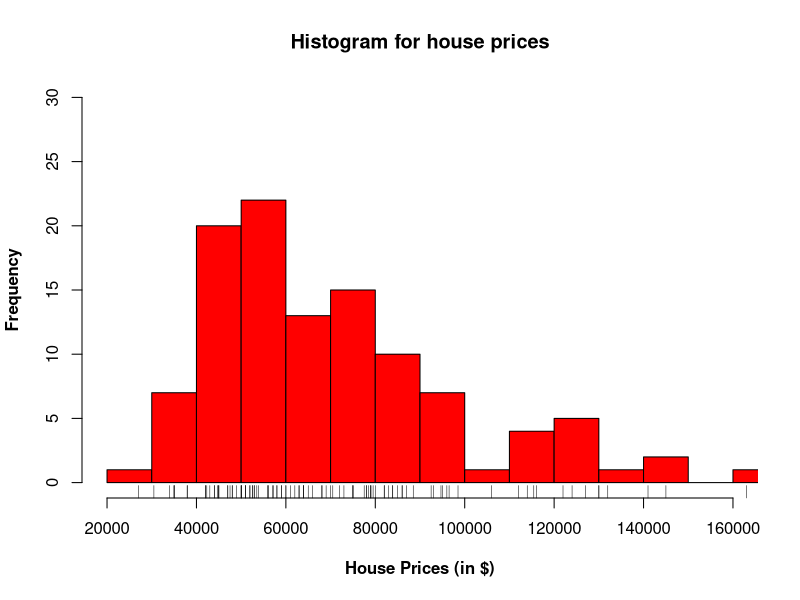
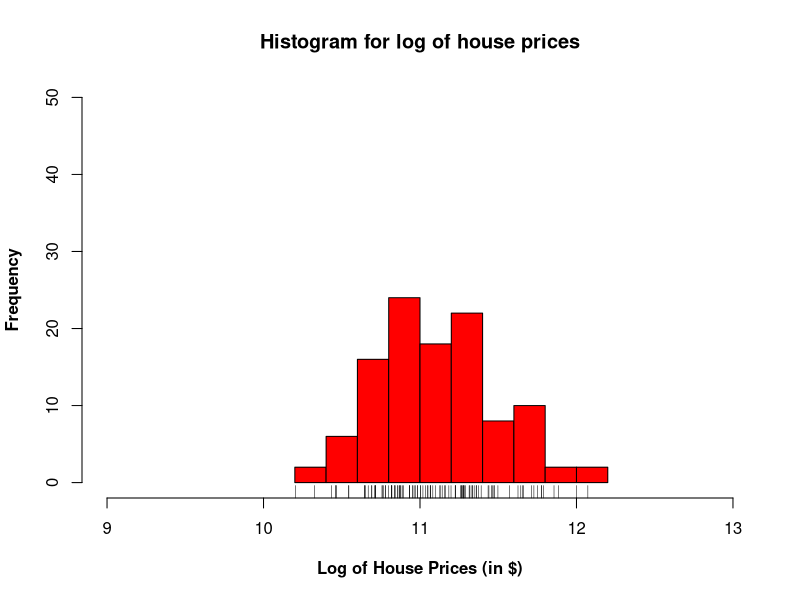
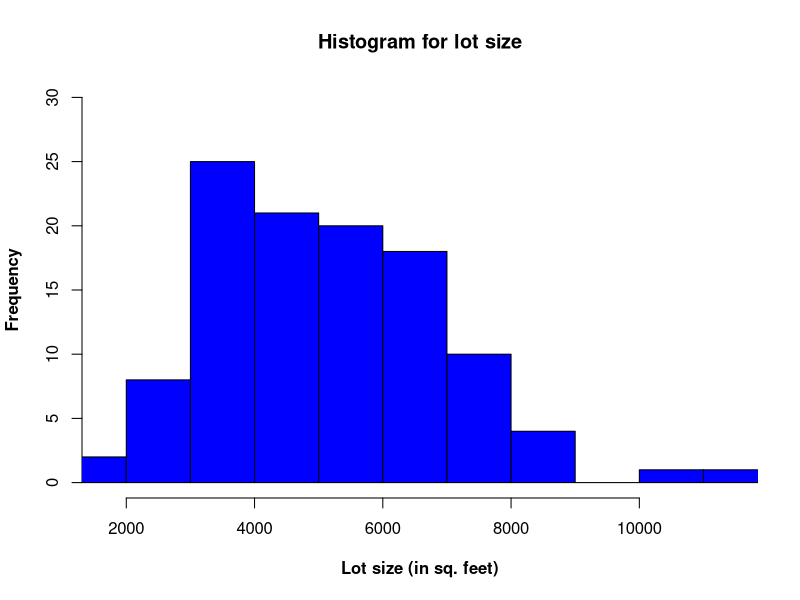
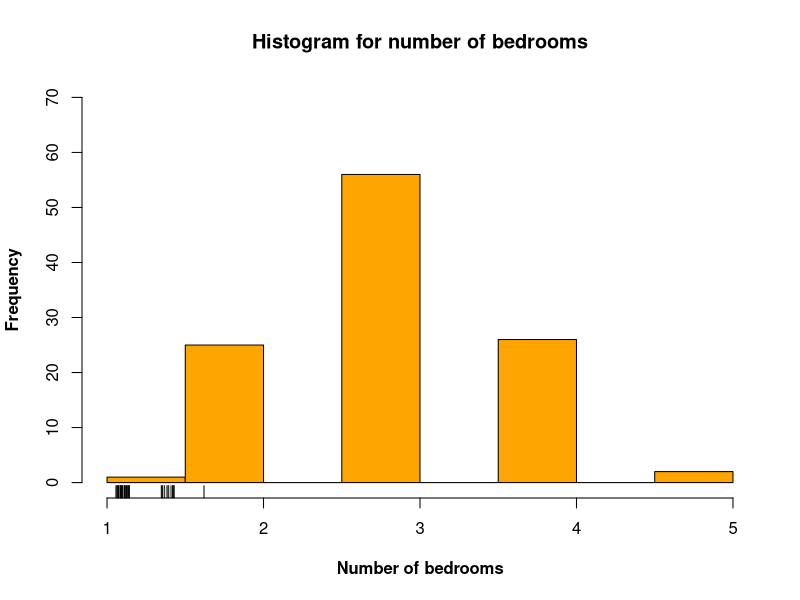
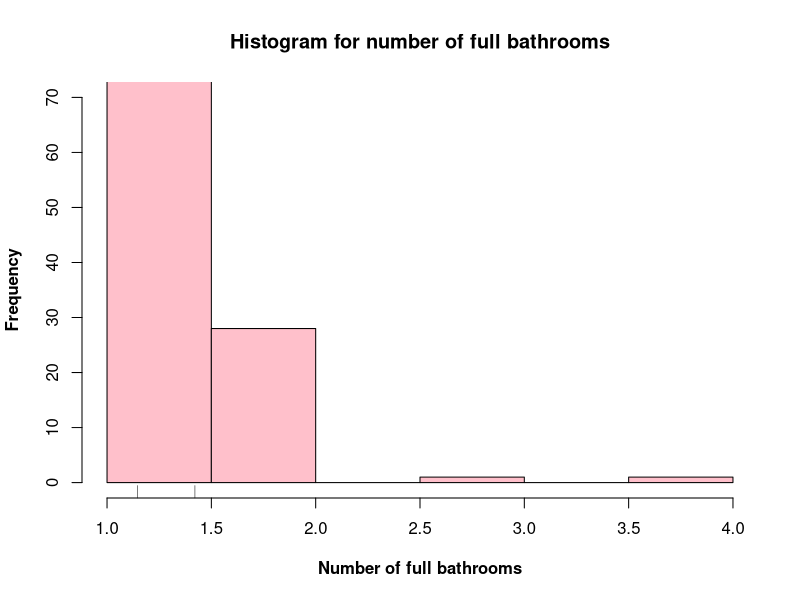
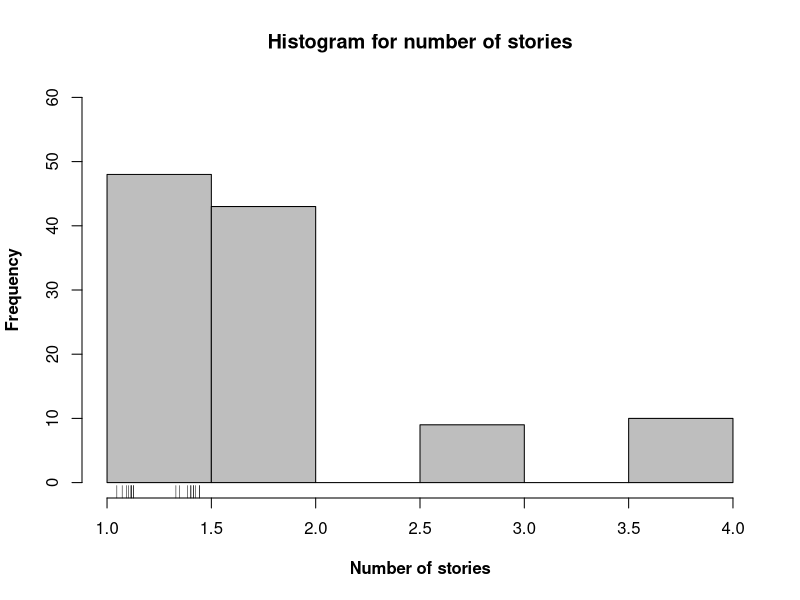
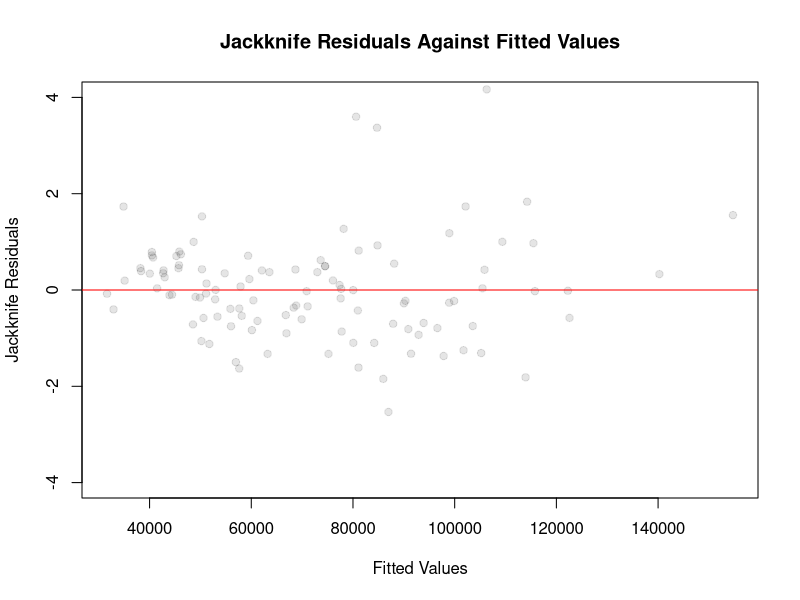

Write the R code that produced these figures, in order. (Note: this script raises an error after producing the figures.)
## ---- chunk 1
knitr::opts_chunk$set(echo = TRUE)
## ---- chunk 2
library(knitr)
library(AER)
library(car)
library(lmtest)
library(mgcv)
library(sandwich)


# Obtaining data
data(HousePrices)
## ---- chunk 3
reg.Table2 <- lm(log(price) ~ driveway + recreation + fullbase + gasheat +aircon + garage
                 + prefer + log(lotsize) + log(bedrooms) + log(bathrooms) + log(stories), 
                 data = HousePrices)
Table2 <- summary(reg.Table2)$coefficients[,c(1,3)]

# R^2 calculation

Table2.SSR <- sum(reg.Table2$residual^2)
Table2.SST <- sum((log(HousePrices$price)- mean(log(HousePrices$price)))^2)
Table2.R2 <- 1- (Table2.SSR/Table2.SST)

# Adjusted R^2 calculation
# Formula = 1- (1-R^2)*((n-1)/(n-k-1)) where k is the total number of parameters to be estimated.
Table2.Adj.R2 <- 1- (1-Table2.R2)*((nrow(HousePrices)-1)/((nrow(HousePrices)- 11- 1)))

Table2par <- rbind(Table2.SSR,Table2.SST,Table2.Adj.R2)
kable(Table2, digits = 3)
kable(Table2par, digits = 3)

## ---- chunk 4
reg.Table3 <- lm(log(price) ~ driveway + recreation + fullbase + gasheat + aircon 
                 + garage + prefer + log(lotsize) + bedrooms +  bathrooms + stories, 
                 data = HousePrices)
Table3 <- summary(reg.Table3)$coefficients[,c(1,3)]

# R^2 calculation
Table3.SSR <- sum(reg.Table3$residual^2)
Table3.SST <- sum((log(HousePrices$price)- mean(log(HousePrices$price)))^2)
Table3.R2 <- 1- (Table3.SSR/Table3.SST)

# Adjusted R^2 calculation
# Formula = 1- (1-R^2)*((n-1)/(n-k-1)) where k is the total number of parameters to be estimated.
Table3.Adj.R2 <- 1- (1- Table3.R2)*((nrow(HousePrices)-1)/((nrow(HousePrices)- 11- 1)))

Table3par <- rbind(Table3.SSR,Table3.SST,Table3.Adj.R2)
kable(Table3, digits = 3)
kable(Table3par, digits = 3)
## ---- chunk 5
## Applying 20/60/20 rule on HousePrices data set

# Divide the cases as evenly as possible for five fold CV
case.folds <- rep(1:5, length.out = nrow(HousePrices))
case.folds <- sample(case.folds)
# Create observed, training and test datasets
observed <- HousePrices[case.folds == 1,] # 20% data for exploring model fit
train <- HousePrices[case.folds!=1 & case.folds!=5,] # 60% data for training the model
test <- HousePrices[case.folds == 5,] # 20% data for testing the model

model.train <- HousePrices[case.folds != 5,] # 80% data for model training
## ---- chunk 6
# Histogram for house prices
hist(observed$price, 
     xlim   = c(20000,160000), # Min price= 25000, Max price= 133000
     ylim   = c(0,30),
     main   = "Histogram for house prices", 
     breaks = "FD",  # Using Freedman- Diaconis rule for bin width
     col    = "red", # make data red
     font.lab = 2, # font for x and y labels
     xlab   = "House Prices (in $)", # x axis label
     ylab   = "Frequency" ) # y axis label
rug(jitter(observed$price)) # put individual ticks for observations

# Histogram for log of house prices
hist(log(observed$price), 
     xlim   = c(9,13),
     ylim   = c(0,50),
     main   = "Histogram for log of house prices", 
     breaks = "FD",  # Using Freedman- Diaconis rule for bin width
     col    = "red", # make data red
     font.lab = 2, # font for x and y labels
     xlab   = "Log of House Prices (in $)", # x axis label
     ylab   = "Frequency" ) # y axis label
rug(jitter(log(observed$price))) # put individual ticks for observations

# Histogram for lot size
hist(observed$lotsize, 
     xlim   = c(min(observed$lotsize), max(observed$lotsize)),
     ylim   = c(0,30),
     main   = "Histogram for lot size", 
     breaks = "FD",  # Using Freedman- Diaconis rule for bin width
     col    = "blue", # make data red
     font.lab = 2, # font for x and y labels
     xlab   = "Lot size (in sq. feet)", # x axis label
     ylab   = "Frequency" ) # y axis label
rug(jitter(log(observed$lotsize))) # put individual ticks for observations

# Histogram for number of bedrooms
hist(observed$bedrooms, 
     xlim   = c(min(observed$bedrooms), max(observed$bedrooms)),
     ylim   = c(0,70),
     main   = "Histogram for number of bedrooms", 
     breaks = "FD",  # Using Freedman- Diaconis rule for bin width
     col    = "orange", # make data red
     font.lab = 2, # font for x and y labels
     xlab   = "Number of bedrooms", # x axis label
     ylab   = "Frequency" ) # y axis label
rug(jitter(log(observed$bedrooms))) # put individual ticks for observations

# Histogram for number of full bathrooms
hist(observed$bathrooms, 
     xlim   = c(min(observed$bathrooms), max(observed$bathrooms)),
     ylim   = c(0,70),
     main   = "Histogram for number of full bathrooms", 
     breaks = "FD",  # Using Freedman- Diaconis rule for bin width
     col    = "pink", # make data red
     font.lab = 2, # font for x and y labels
     xlab   = "Number of full bathrooms", # x axis label
     ylab   = "Frequency" ) # y axis label
rug(jitter(log(observed$bathrooms))) # put individual ticks for observations

# Histogram for number of stories
hist(observed$stories, 
     xlim   = c(min(observed$stories), max(observed$stories)),
     ylim   = c(0,60),
     main   = "Histogram for number of stories", 
     breaks = "FD",  # Using Freedman- Diaconis rule for bin width
     col    = "gray", # make data red
     font.lab = 2, # font for x and y labels
     xlab   = "Number of stories", # x axis label
     ylab   = "Frequency" ) # y axis label
rug(jitter(log(observed$stories))) # put individual ticks for observations

## ---- chunk 7
HousePrices.table <- rbind(table(observed$driveway),table(observed$recreation),
            table(observed$fullbase),table(observed$gasheat),
            table(observed$aircon),table(observed$prefer))
rownames(HousePrices.table) <- c("DRV", "REC", "FFIN", "GHW", "CA", "REG")
colnames(HousePrices.table) <- c("No", "Yes")

kable(HousePrices.table, caption = "House Attributes")
## ---- chunk 8
reg.Table3 <- lm(price ~ driveway + recreation + fullbase + gasheat 
              + aircon + garage + prefer 
              + log(lotsize) + bedrooms + bathrooms 
              + stories,data = observed)

# Plot residuals vs. fitted
plot(jitter(fitted(reg.Table3)), jitter(rstudent(reg.Table3)),
     ylab = "Jackknife Residuals",
     ylim = c(-4,4),
     xlab = "Fitted Values",
     main = "Jackknife Residuals Against Fitted Values",
     pch  = 19,
     col  = rgb(0, 0, 0, .1))
abline(h=0, col = "red")
## ---- chunk 9
# Box Cox Transformation (Use of the Yeo- Johnson power family)
reg.Table3.BC <- lm(price ~ driveway + recreation + fullbase + gasheat
                    +aircon + garage + prefer 
                    + log(lotsize) + bedrooms
                    +bathrooms + stories, data = observed)

lambda <- boxCox(reg.Table3.BC, data = HousePrices, family = "yjPower",
       main = "Box Cox Transformation of house prices", plotit= TRUE) 
lmd <- lambda$x[lambda$y == max(lambda$y)]
## ---- chunk 10
# Jackknife residuals vs fitted values after the transformation
reg.Table3 <- lm(log(price) ~ driveway + recreation + fullbase + gasheat
                 + aircon + garage 
                 + prefer + log(lotsize) + bedrooms 
                 + bathrooms + stories, data = observed)

# Plot residuals vs. fitted
plot(jitter(fitted(reg.Table3)), jitter(rstudent(reg.Table3)),
     ylab = "Jackknife Residuals",
     xlab = "Fitted Values",
     main = "Jackknife Residuals Against Fitted Values",
     pch  = 19,
     col  = rgb(0, 0, 0, .1))
abline(h=0, col = "red")
## ---- chunk 11
reg.Table3.CR <- lm(log(price) ~ driveway + recreation + fullbase+
                      gasheat+ aircon + garage + prefer + lotsize
                    +bedrooms+ bathrooms + stories, data = observed)
cr.plots(reg.Table3.CR, terms= "lotsize", pch  = 19, 
     col  = rgb(0, 0, 0, .5),
     main = "Component- residual plot for lot size",
     ylab = "Component + Residual for log(Price)")
## ---- chunk 12
# Box- Tidwell
boxTidwell(log(price) ~ lotsize, 
	           other.x = ~ driveway + recreation + fullbase + gasheat 
           + aircon + garage + prefer + bedrooms + bathrooms + stories, data = observed)
## ---- chunk 13
reg.Table3.CRBT <- lm(log(price) ~ driveway + recreation + fullbase+
                        gasheat + aircon + garage + prefer+
                      I(lotsize^(-0.33)) + bedrooms + bathrooms+ 
                      stories,data = observed)
cr.plots(reg.Table3.CRBT, terms= "I(lotsize^(-0.33))", pch  = 19, 
     col  = rgb(0, 0, 0, .5),
     main = "Component- residual plot for lot size after Box- Tidwell   transformation",
     ylab = "Component + Residual for log(Price)")
## ---- chunk 14
# GAM
gam.ls <- gam(log(price) ~ driveway + recreation + fullbase 
              + gasheat + aircon + garage + prefer + s(lotsize) + bedrooms + bathrooms 
              + stories, data= observed)

# Partial Residual Plot
plot(gam.ls, residuals = TRUE, shade = TRUE)
## ---- chunk 15
cv <- function(n){
nfolds = n

#Divide the cases as evenly as possible
cv.case.folds <- rep(1:nfolds, length.out = nrow(train))

#Create empty vectors to store results
m1 <- c()  
m2 <- c()
m3 <- c()

for (fold in 1:nfolds) {
  
  # Create training and test cases
  cvtrain <- train[cv.case.folds != fold, ]
  cvtest  <- train[cv.case.folds == fold, ]

  # Run the models
  # Benchmark model
  train1 <- lm(log(price) ~ driveway + recreation + fullbase + gasheat +                    aircon + garage + prefer + log(lotsize) +   log(bedrooms) + log(bathrooms) + log(stories), data = train)
  # Box- Tidwell transformed model
  train2 <- lm(log(price) ~ driveway + recreation + fullbase +                      gasheat + aircon + garage + prefer +                                    I(lotsize^(-0.33)) + bedrooms + bathrooms + stories,                     data = train)
  # GAM model
  train3 <- gam(log(price) ~ driveway + recreation + fullbase 
              + gasheat + aircon + garage + prefer + s(lotsize) +  bedrooms + bathrooms 
              + stories, data= train)

  # Generate test MSEs
  test1 <- (log(test$price) - predict(train1, test))^2
  test2 <- (log(test$price) - predict(train2, test))^2
  test3 <- (log(test$price) - predict(train3, test))^2

  # Calculate rMSEs
  rMSEtest1 <- sqrt(sum(test1)/length(test1))
  rMSEtest2 <- sqrt(sum(test2)/length(test2))
  rMSEtest3 <- sqrt(sum(test3)/length(test3))

  # Append the rMSE from this iteration to vectors
  m1 <- c(m1, rMSEtest1)  
  m2 <- c(m2, rMSEtest2)  
  m3 <- c(m3, rMSEtest3)
}

  # Average the MSEs
  m1.avg <- mean(m1)
  m2.avg <- mean(m2)
  m3.avg <- mean(m3)
  
  return(c(m1.avg,m2.avg,m3.avg))
}

rMSEcompare <- cv(5)
print(rMSEcompare)
## ---- chunk 16

m1.train <- lm(log(price) ~ driveway + recreation + fullbase + gasheat +                    aircon + garage + prefer + log(lotsize) +   log(bedrooms) + log(bathrooms) + log(stories), data = model.train)
m2.train <- lm(log(price) ~ driveway + recreation + fullbase +                      gasheat + aircon + garage + prefer +                                    I(lotsize^(-0.33)) + bedrooms + bathrooms + stories,                     data = model.train)
m3.train <- gam(log(price) ~ driveway + recreation + fullbase 
              + gasheat + aircon + garage + prefer + s(lotsize) +  bedrooms + bathrooms 
              + stories, data= model.train)

# Testing the models
m1.test <- (log(test$price)- predict(m1.train, test))^2
m2.test <- (log(test$price)- predict(m2.train, test))^2
m3.test <- (log(test$price)- predict(m3.train, test))^2

# Calculate rMSE for models
m1.rMSEtest1 <- sqrt(sum(m1.test)/length(m1.test))
m2.rMSEtest2 <- sqrt(sum(m2.test)/length(m2.test))
m3.rMSEtest3 <- sqrt(sum(m3.test)/length(m3.test))
rMSE = rbind(m1.rMSEtest1,m2.rMSEtest2,m3.rMSEtest3)
colnames(rMSE) <- c("rMSE for Models")
rownames(rMSE) <- c("Benchmark Model","Transformed Model", "GAM")
print(rMSE)
## ---- chunk 17
# Table III Model
reg.Table3 <- lm(log(price) ~ driveway + recreation + fullbase + gasheat
                 + aircon 
                 + garage + prefer + log(lotsize) + bedrooms + bathrooms
                 + stories, 
                 data = HousePrices)

# Classical vs. robust SE
classical <- coeftest(reg.Table3)
classical.SE <- classical[,2]
robust <- coeftest(reg.Table3, 
         vcov = vcovHC(reg.Table3, type = "HC0"),
         df = df.residual(reg.Table3))  # residual df is n - number of parameters  

robust.SE <- robust[,2]
table.errors <- cbind(classical.SE,robust.SE)
kable(table.errors, caption = "Comparison of Classical and Robust SE", digits = 6)
## ---- chunk 18
plot(-100, -100, 
     xlim = c(min(HousePrices$lotsize),max(HousePrices$lotsize)), 
     ylim = c(min(log(HousePrices$price)), max(log(HousePrices$price))),  # set y axis limits
     type = "n", # plot nothing
     xlab = "Lot Size (in sq. feet)",
     ylab = "House Prices (in $)",
     main = "Scatterplot of house prices against lot size") 

points(jitter(log(price)) ~ lotsize,
       data = HousePrices,
       pch  = 21,  # pch chooses the point character
       cex = 1.5,
       bg = "black",
       col  = rgb(0, 0, 0, .2))

## ---- chunk 19
plot(-100, -100, 
     xlim = c(0,2), 
     ylim = c(min(log(HousePrices$price)), max(log(HousePrices$price))),  # set y axis limits
     type = "n", # plot nothing
     xlab = "Number of driveways",
     ylab = "House Prices (in $)",
     main = "Scatterplot of house prices against lot size") 

points(jitter(log(price)) ~ driveway,
       data = HousePrices,
       pch  = 21,  # pch chooses the point character
       cex = 1.5,
       bg = "black",
       col  = rgb(0, 0, 0, .2))
